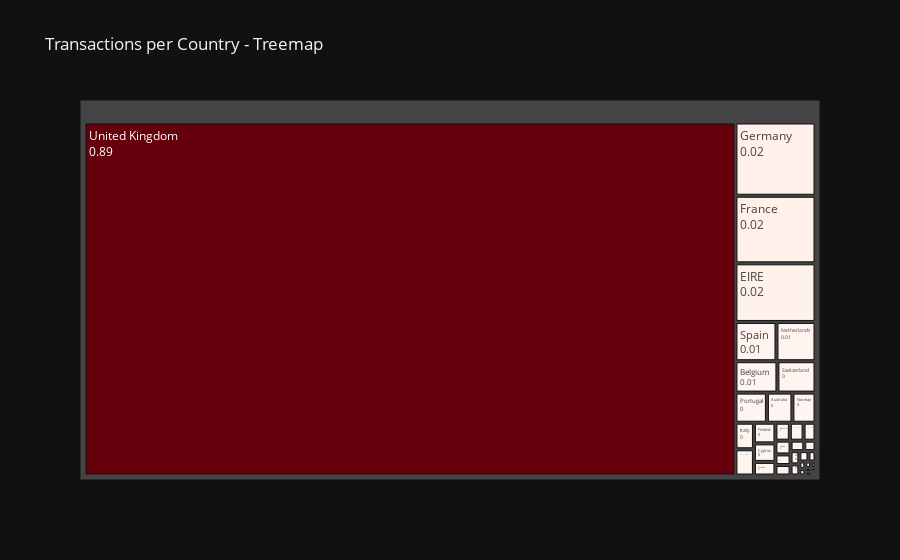

Write notebook code for a chart like this one.
### Markdown cell above
Above figure shows "Transactions per Country - Plotly geographical map"

### Code cell
# Create the treemap
fig = go.Figure(go.Treemap(
    labels=transactions_per_country['country'],
    parents=[''] * len(transactions_per_country),  # Set all parents to empty to create a single level treemap
    values=transactions_per_country['count'],
    text=round(transactions_per_country['percentage'],2),
    hovertemplate='%{label}: %{value}',
    marker=dict(
        colors=transactions_per_country['count'],
        colorscale='Reds'
    )
))

# Set the title
fig.update_layout(title_text='Transactions per Country - Treemap')

# Show the plot
fig.show()

### Figure 1 — Plotly figure (JSON) as saved in the notebook; plotly's stock layout.template omitted (floating-point values rounded to 4 significant figures)
{"data": [{"hovertemplate": "%{label}: %{value}", "labels": ["United Kingdom", "Germany", "France", "EIRE", "Spain", "Netherlands", "Belgium", "Switzerland", "Portugal", "Australia", "Norway", "Italy", "Channel Islands", "Finland", "Cyprus", "Sweden", "Austria", "Denmark", "Poland", "Japan", "Israel", "Unspecified", "Singapore", "Iceland", "USA", "Canada", "Greece", "Malta", "United Arab Emirates", "European Community", "RSA", "Lebanon", "Lithuania", "Brazil", "Czech Republic", "Bahrain", "Saudi Arabia"], "marker": {"colors": [354345, 9042, 8342, 7238, 2485, 2363, 2031, 1842, 1462, 1185, 1072, 758, 748, 685, 614, 451, 398, 380, 330, 321, 248, 244, 222, 182, 179, 151, 145, 112, 68, 60, 58, 45, 35, 32, 25, 17, 9], "colorscale": [[0.0, "rgb(255,245,240)"], [0.125, "rgb(254,224,210)"], [0.25, "rgb(252,187,161)"], [0.375, "rgb(252,146,114)"], [0.5, "rgb(251,106,74)"], [0.625, "rgb(239,59,44)"], [0.75, "rgb(203,24,29)"], [0.875, "rgb(165,15,21)"], [1.0, "rgb(103,0,13)"]]}, "parents": ["", "", "", "", "", "", "", "", "", "", "", "", "", "", "", "", "", "", "", "", "", "", "", "", "", "", "", "", "", "", "", "", "", "", "", "", ""], "text": [0.89, 0.02, 0.02, 0.02, 0.01, 0.01, 0.01, 0.0, 0.0, 0.0, 0.0, 0.0, 0.0, 0.0, 0.0, 0.0, 0.0, 0.0, 0.0, 0.0, 0.0, 0.0, 0.0, 0.0, 0.0, 0.0, 0.0, 0.0, 0.0, 0.0, 0.0, 0.0, 0.0, 0.0, 0.0, 0.0, 0.0], "values": [354345, 9042, 8342, 7238, 2485, 2363, 2031, 1842, 1462, 1185, 1072, 758, 748, 685, 614, 451, 398, 380, 330, 321, 248, 244, 222, 182, 179, 151, 145, 112, 68, 60, 58, 45, 35, 32, 25, 17, 9], "type": "treemap"}], "layout": {"title": {"text": "Transactions per Country - Treemap"}}}
